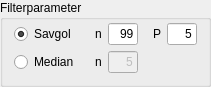
   <widget class="QGroupBox" name="groupBox_2">
    <property name="geometry">
     <rect>
      <x>450</x>
      <y>260</y>
      <width>211</width>
      <height>81</height>
     </rect>
    </property>
    <property name="title">
     <string>Filterparameter</string>
    </property>
    <layout class="QHBoxLayout" name="horizontalLayout_3">
     <property name="topMargin">
      <number>3</number>
     </property>
     <item>
      <layout class="QGridLayout" name="gridLayout">
       <item row="0" column="0">
        <widget class="QRadioButton" name="filt_met_sav">
         <property name="text">
          <string>Savgol</string>
         </property>
         <property name="checked">
          <bool>true</bool>
         </property>
        </widget>
       </item>
       <item row="0" column="2">
        <widget class="QLineEdit" name="par_n_sav">
         <property name="maximumSize">
          <size>
           <width>30</width>
           <height>16777210</height>
          </size>
         </property>
         <property name="toolTip">
          <string>&lt;html&gt;&lt;head/&gt;&lt;body&gt;&lt;p&gt;Anzahl der Punkte, über die gefiltert wird. &lt;/p&gt;&lt;p&gt;&lt;span style=&quot; color:#ff0000;&quot;&gt;Nur &lt;/span&gt;&lt;span style=&quot; font-weight:600; color:#ff0000;&quot;&gt;UNGERADE &lt;/span&gt;&lt;span style=&quot; color:#ff0000;&quot;&gt;Zahlen möglich!&lt;/span&gt;&lt;/p&gt;&lt;/body&gt;&lt;/html&gt;</string>
         </property>
         <property name="layoutDirection">
          <enum>Qt::RightToLeft</enum>
         </property>
         <property name="text">
          <string>99</string>
         </property>
         <property name="alignment">
          <set>Qt::AlignRight|Qt::AlignTrailing|Qt::AlignVCenter</set>
         </property>
        </widget>
       </item>
       <item row="0" column="3" alignment="Qt::AlignRight">
        <widget class="QLabel" name="label_P_sav">
         <property name="text">
          <string>P</string>
         </property>
        </widget>
       </item>
       <item row="1" column="0">
        <widget class="QRadioButton" name="filt_met_med">
         <property name="text">
          <string>Median</string>
         </property>
        </widget>
       </item>
       <item row="0" column="1" alignment="Qt::AlignRight">
        <widget class="QLabel" name="label_4">
         <property name="text">
          <string>n</string>
         </property>
        </widget>
       </item>
       <item row="0" column="4">
        <widget class="QLineEdit" name="par_p_sav">
         <property name="maximumSize">
          <size>
           <width>30</width>
           <height>16777215</height>
          </size>
         </property>
         <property name="toolTip">
          <string>Polynom n-ten Grades, welches zur Annäherung genutzt wird.</string>
         </property>
         <property name="text">
          <string>5</string>
         </property>
         <property name="alignment">
          <set>Qt::AlignRight|Qt::AlignTrailing|Qt::AlignVCenter</set>
         </property>
        </widget>
       </item>
       <item row="1" column="1" alignment="Qt::AlignRight">
        <widget class="QLabel" name="txt_n_med">
         <property name="text">
          <string>n</string>
         </property>
        </widget>
       </item>
       <item row="1" column="2">
        <widget class="QLineEdit" name="par_n_med">
         <property name="enabled">
          <bool>false</bool>
         </property>
         <property name="maximumSize">
          <size>
           <width>30</width>
           <height>16777215</height>
          </size>
         </property>
         <property name="text">
          <string>5</string>
         </property>
         <property name="alignment">
          <set>Qt::AlignRight|Qt::AlignTrailing|Qt::AlignVCenter</set>
         </property>
        </widget>
       </item>
      </layout>
     </item>
    </layout>
   </widget>
